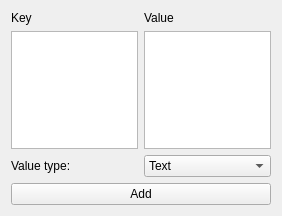
<?xml version="1.0" encoding="UTF-8"?>
<ui version="4.0">
 <class>NewKeyValue</class>
 <widget class="QWidget" name="NewKeyValue">
  <property name="geometry">
   <rect>
    <x>0</x>
    <y>0</y>
    <width>282</width>
    <height>216</height>
   </rect>
  </property>
  <property name="windowTitle">
   <string>New (key, value) data</string>
  </property>
  <layout class="QGridLayout" name="gridLayout">
   <item row="0" column="0">
    <widget class="QLabel" name="keyLabel">
     <property name="text">
      <string>Key</string>
     </property>
    </widget>
   </item>
   <item row="0" column="1">
    <widget class="QLabel" name="valueLabel">
     <property name="text">
      <string>Value</string>
     </property>
    </widget>
   </item>
   <item row="1" column="0">
    <widget class="QTextEdit" name="keyEditField"/>
   </item>
   <item row="1" column="1">
    <widget class="QTextEdit" name="valueEditField"/>
   </item>
   <item row="2" column="0">
    <widget class="QLabel" name="valueTypeLabel">
     <property name="text">
      <string>Value type:</string>
     </property>
    </widget>
   </item>
   <item row="2" column="1">
    <widget class="QComboBox" name="valueTypeComboBox">
     <item>
      <property name="text">
       <string>Text</string>
      </property>
     </item>
     <item>
      <property name="text">
       <string>Integer</string>
      </property>
     </item>
     <item>
      <property name="text">
       <string>Real</string>
      </property>
     </item>
    </widget>
   </item>
   <item row="3" column="0" colspan="2">
    <widget class="QPushButton" name="addKeyValueButton">
     <property name="text">
      <string>Add</string>
     </property>
    </widget>
   </item>
  </layout>
 </widget>
 <resources/>
 <connections/>
</ui>
